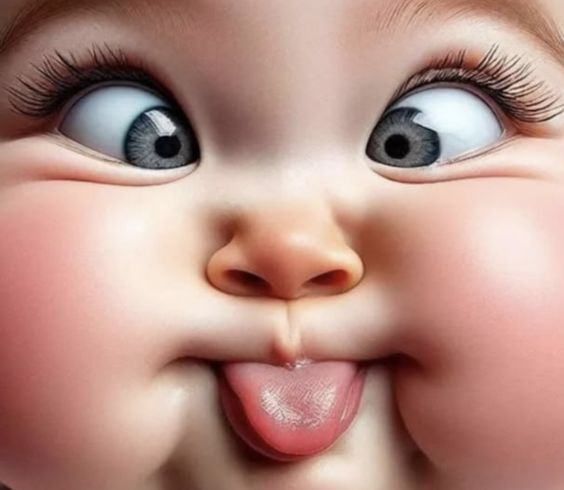
#> input picture image.png, 564 x 490 px, found by its file name
$ python Image.py
#> lines starting #> are read from the running program, lines starting #| are printed output that depends on the picture
from PIL import Image
from PIL import ImageFilter

image = Image.open('image.png')
#> image is the input picture: PIL image 564x490 RGB; mean R, G, B 182.9, 143.1, 133
image.save('./Image/hasil1.jpg')

cropped_image = image.crop((10, 10, 150, 150))
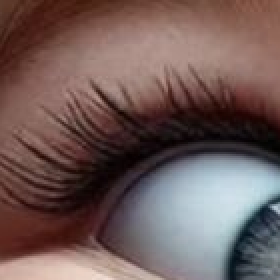
#> cropped_image: PIL image 140x140 RGB (shown 2 times larger); mean R, G, B 112.2, 91, 88.5
cropped_image.save('./Image/hasilcrop.jpg')

resized_image = image.resize((700, 500))
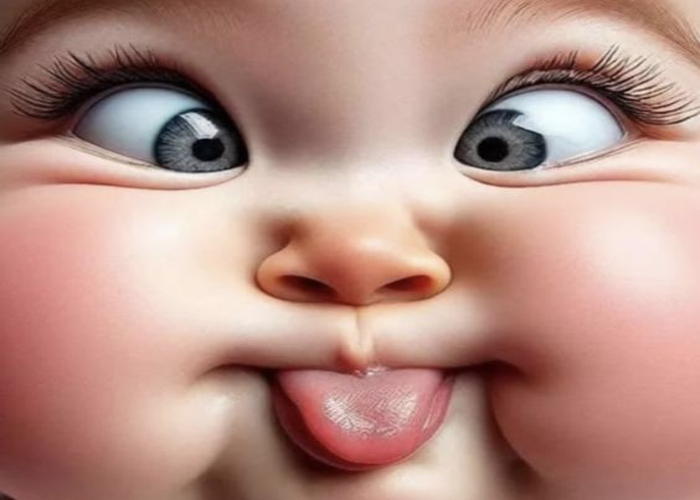
#> resized_image: PIL image 700x500 RGB; mean R, G, B 182.9, 143.1, 133
resized_image.save('./Image/hasilresize.jpg')

filtered_image = resized_image.filter(ImageFilter.FIND_EDGES)
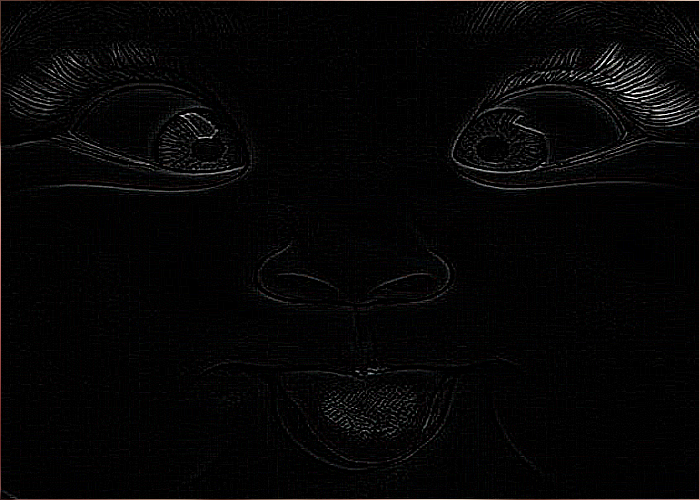
#> filtered_image: PIL image 700x500 RGB; mean R, G, B 6.1, 5.7, 5.7
filtered_image.save('./Image/hasilfilter1.jpg')
filtered_image = resized_image.filter(ImageFilter.CONTOUR)
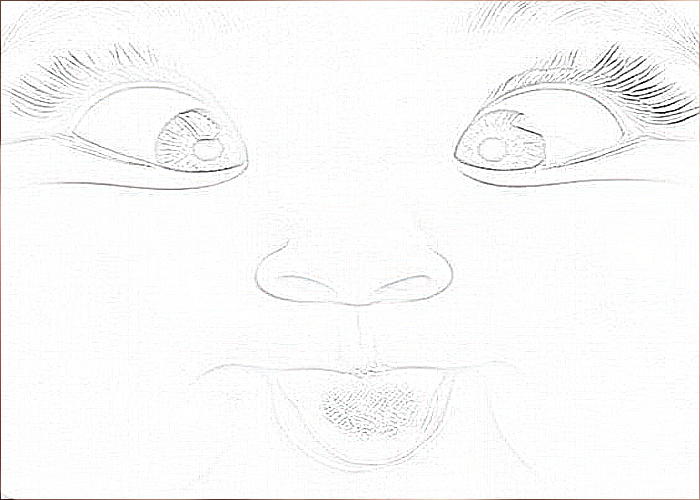
#> filtered_image: PIL image 700x500 RGB; mean R, G, B 249.5, 249.3, 249.1
filtered_image.save('./Image/hasilfilter2.jpg')
